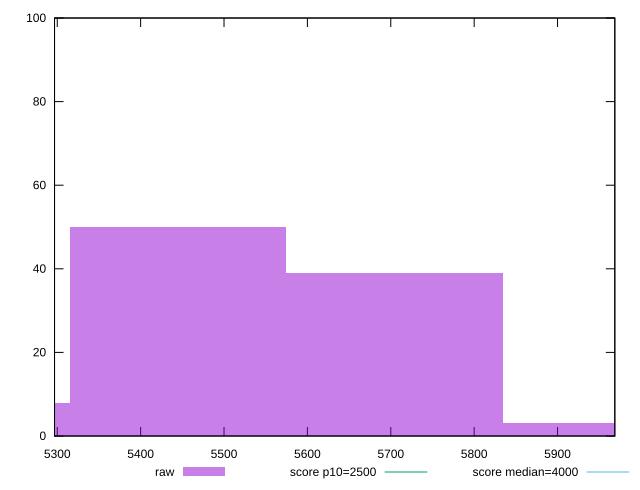

Write gnuplot code to recreate this figure.
reset

$raw <<EOF
5445.162037362106 50
5704.4554677126835 39
5185.86860701153 8
5963.74889806326 3
EOF

set key outside below
set boxwidth 259.2934303505765
set xrange [5296.7300000000005:5968.698000000004]
set yrange [0:100]
set trange [0:100]
set style fill transparent solid 0.5 noborder

set parametric
set terminal svg size 640, 490 enhanced background rgb 'white'
set output "report_00009_2021-02-08T22-37-41.559Z/largest-contentful-paint/samples/pages+cached+noadtech+nomedia/raw/histogram.svg"

plot $raw title "raw" with boxes, \
     2500,t title "score p10=2500", \
     4000,t title "score median=4000"

reset
